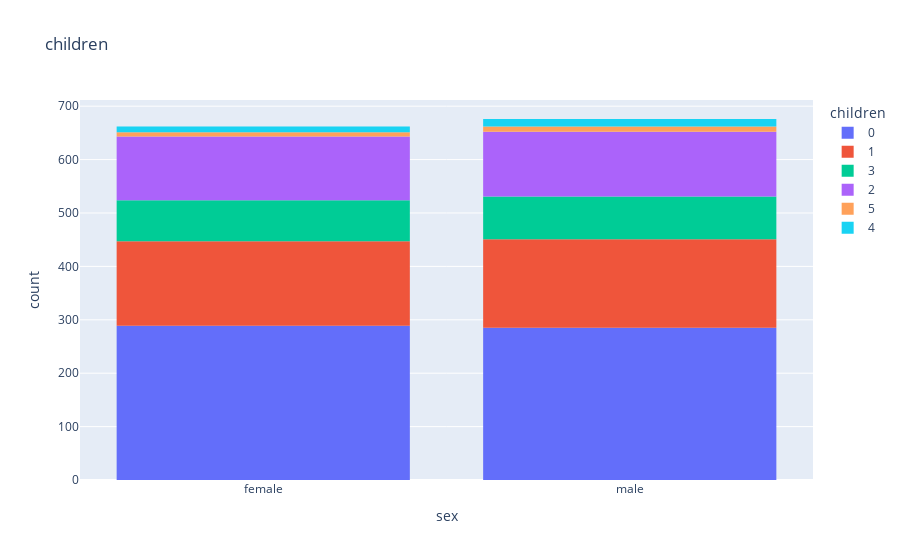

The cell this chart's notebook holds for it:
### Code cell
px.histogram(medical_df, x='sex', color='children', title='children')

### Figure 1 — Plotly figure (JSON) as saved in the notebook; plotly's stock layout.template omitted (floating-point values rounded to 4 significant figures; data arrays with more than 128 entries replaced by an {"elided": "..."} marker saying what was removed)
{"data": [{"alignmentgroup": "True", "bingroup": "x", "hovertemplate": "children=0<br>sex=%{x}<br>count=%{y}<extra></extra>", "legendgroup": "0", "marker": {"color": "#636efa", "pattern": {"shape": ""}}, "name": "0", "offsetgroup": "0", "orientation": "v", "showlegend": true, "type": "histogram", "x": {"elided": "574 str values"}, "xaxis": "x", "yaxis": "y"}, {"alignmentgroup": "True", "bingroup": "x", "hovertemplate": "children=1<br>sex=%{x}<br>count=%{y}<extra></extra>", "legendgroup": "1", "marker": {"color": "#EF553B", "pattern": {"shape": ""}}, "name": "1", "offsetgroup": "1", "orientation": "v", "showlegend": true, "type": "histogram", "x": {"elided": "324 str values"}, "xaxis": "x", "yaxis": "y"}, {"alignmentgroup": "True", "bingroup": "x", "hovertemplate": "children=3<br>sex=%{x}<br>count=%{y}<extra></extra>", "legendgroup": "3", "marker": {"color": "#00cc96", "pattern": {"shape": ""}}, "name": "3", "offsetgroup": "3", "orientation": "v", "showlegend": true, "type": "histogram", "x": {"elided": "157 str values"}, "xaxis": "x", "yaxis": "y"}, {"alignmentgroup": "True", "bingroup": "x", "hovertemplate": "children=2<br>sex=%{x}<br>count=%{y}<extra></extra>", "legendgroup": "2", "marker": {"color": "#ab63fa", "pattern": {"shape": ""}}, "name": "2", "offsetgroup": "2", "orientation": "v", "showlegend": true, "type": "histogram", "x": {"elided": "240 str values"}, "xaxis": "x", "yaxis": "y"}, {"alignmentgroup": "True", "bingroup": "x", "hovertemplate": "children=5<br>sex=%{x}<br>count=%{y}<extra></extra>", "legendgroup": "5", "marker": {"color": "#FFA15A", "pattern": {"shape": ""}}, "name": "5", "offsetgroup": "5", "orientation": "v", "showlegend": true, "type": "histogram", "x": ["female", "male", "female", "male", "male", "female", "female", "male", "male", "male", "female", "female", "male", "female", "male", "female", "male", "male"], "xaxis": "x", "yaxis": "y"}, {"alignmentgroup": "True", "bingroup": "x", "hovertemplate": "children=4<br>sex=%{x}<br>count=%{y}<extra></extra>", "legendgroup": "4", "marker": {"color": "#19d3f3", "pattern": {"shape": ""}}, "name": "4", "offsetgroup": "4", "orientation": "v", "showlegend": true, "type": "histogram", "x": ["male", "female", "male", "male", "male", "female", "female", "male", "male", "male", "male", "male", "female", "male", "male", "female", "female", "female", "female", "female", "female", "male", "female", "male", "male"], "xaxis": "x", "yaxis": "y"}], "layout": {"barmode": "relative", "legend": {"title": {"text": "children"}, "tracegroupgap": 0}, "title": {"text": "children"}, "xaxis": {"anchor": "y", "domain": [0, 1], "title": {"text": "sex"}}, "yaxis": {"anchor": "x", "domain": [0, 1], "title": {"text": "count"}}}}
